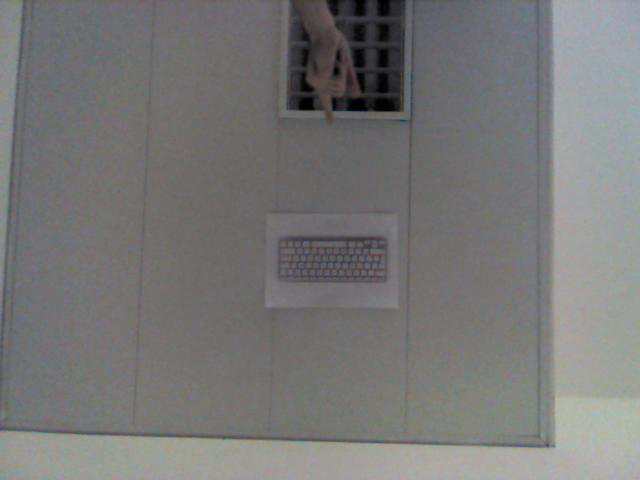
#> input picture frame 10 of Proj/KeyboardDetection/VideoColor.avi, 640 x 480 px
$ python main.py   (older library calls are emulated)
#> lines starting #> are read from the running program, lines starting #| are printed output that depends on the picture; after the words box and inside, x2 and y2 are one past the last pixel; in counts of white or black regions, pixels touching at a corner belong together
#### Main file
#
## Filipe Gonçalves - 98083
## Paulo Pereira - 98430


# imports
import numpy as np
import cv2
import copy
import json
from functools import partial
import pcd

# range for keyboard segmentation
try:
    with open("limits.json") as f:
#> (reads Proj/KeyboardDetection/limits.json from the repository)
        data = json.load(f)
except:
    print(f"Error opening file, exiting...")
    exit(1)

# video capture
capture = cv2.VideoCapture('VideoColor.avi')


""" Applies binary threshould operation according to given ranges """
def processImage(ranges, image):
    # processing
    mins = np.array([ranges['B']['min'], ranges['G']['min'], ranges['R']['min']])
    maxs = np.array([ranges['B']['max'], ranges['G']['max'], ranges['R']['max']])

    # mask
    mask = cv2.inRange(image, mins, maxs)
    # conversion from numpy from uint8 to bool
    mask = mask.astype(bool)

    # process the image
    image_processed = copy.deepcopy(image)
    image_processed[np.logical_not(mask)] = 0

    # get binary image with threshold the values not in the mask
    _, image_processed = cv2.threshold(image_processed, 1, 255, cv2.THRESH_BINARY)

    return image_processed


""" Keyboard centroid detection """
def findCentroid(img_processed):
    connectivity = 4

    # Perform the operation
    nb_components, output, stats, centroids = cv2.connectedComponentsWithStats(cv2.cvtColor(img_processed, cv2.COLOR_BGR2GRAY), connectivity, cv2.CV_32S)

    height, width = img_processed.shape[0:2]

    middle_centroid = (int(width/2), int(height/2))
    cv2.circle(img_processed, middle_centroid, 1, (0,255,0), -1)

    # get labels by max area value
    max_labels = sorted([(i, stats[i, cv2.CC_STAT_AREA], [(stats[i][0],stats[i][1]),(stats[i][0]+stats[i][2],stats[i][1]+stats[i][3])]) for i in range(0, nb_components)], key=lambda x: x[1], reverse=True)

    # print green boxes around the objects found
    objects = []
    for label in max_labels:
        # whole space -> we dont care
        if label[0] <= 1 or label[1] < 10:
            continue

        # draw the bounding rectangele around each object
        # cv2.rectangle(img_processed, label[2][0], label[2][1], (0,255,0), 2)
        objects.append(label)

    if len(objects) > 1:
        # objects is a list of all the usefull objects found in the processed image
        # biggest is the special keys: ESC and F1-11
        cv2.rectangle(img_processed, objects[0][2][0], objects[0][2][1], (255,0,0), 2)

        # # second biggest is the space bar
        # cv2.rectangle(img_processed, objects[1][2][0], objects[1][2][1], (0,0,255), 2)

    return objects[0]


""" Main function """
def main():

    lock = False

    cv2.namedWindow("Image")

    # get information for the keyboard and save it
    ret, frame = capture.read()

    # frames shape
    height,width,depth = frame.shape

    # mask to get only the middle rectangle with the keyboard
    mask = np.zeros(frame.shape[:2],np.uint8)
    mask[int(height/3):int(height/3)+int(height/3),int(width/3):int(width/3)+int(width/3)] = 255
    frame = cv2.bitwise_and(frame,frame,mask = mask)

    # binary threshold image
    img_processed = processImage(data["limits"], frame)

    # find and trim centroids
    keyboard_rect = findCentroid(img_processed)

    # # set keyboard values to squares
    # keyboard_values = keyboardValues(keyboard)

    cv2.imshow("Keyboard processed", img_processed)

    print("Press any key to start")
    cv2.waitKey(-1)

    cv2.destroyWindow("Keyboard processed")

    # pcd variables
    base_num_points = 0
    key_pressed = False
    key_pressed_started = 0
    frame_number = 1

    print("Starting....\n\n")

    while True:

        # get frame from the video
        ret, frame = capture.read()

        # wait for possible voluntary code break
        k = cv2.waitKey(1)

        if k == ord("q") or frame is None:
            break

        # identify if hand touches the base board
        base_num_points, keyboard_pressed = pcd.get_keypress(base_num_points, frame_number)

        # if the keyboard is not in the process of being pressed, but it should
        if keyboard_pressed and not key_pressed:
            key_pressed_started = frame_number
            key_pressed = True

        # finishing key press - in average it takes 20 frames, as it is less than a second (30fps)
        if key_pressed and frame_number > key_pressed_started + 20:
            key_pressed = False

        # pressing key - in average it takes a little less than half the time of a key press, as there is always a little time of preassure
        if key_pressed and frame_number == key_pressed_started + 8:
            # identify if the pressure is in the same spot as the keyboard

            # mask to get only the middle rectangle with the keyboard
            mask = np.zeros(frame.shape[:2],np.uint8)
            mask[int(height/3):int(height/3)+int(height/3),int(width/3):int(width/3)+int(width/3)] = 255
            frame = cv2.bitwise_and(frame,frame,mask = mask)

            # binary threshold image
            img_processed = processImage(data["limits"], frame)
            # find and trim centroids
            centroid = findCentroid(img_processed)

            # if the frame centroid is different than the keyboard centroid, then the hand is in front of the keyboard
            # hand in front of the keyboard + hand in the base board of the keyboard => key press !!
            if centroid[2][0] != keyboard_rect[2][0] or centroid[2][1] != keyboard_rect[2][1]:
                print("Key pressed !!!")

        if k != -1:
            lock = not lock

        if not lock:
            # show the final image after processing, noise removal and find the centroids
            cv2.imshow('Image', frame)

        # frame number
        frame_number += 1


if __name__ == "__main__":
    main()
#> in main, frame is the input picture: shape (480, 640, 3); mean B, G, R 119.3, 119.4, 119.8
#> in main, `frame = cv2.bitwise_and(frame,frame,mask = mask)`:
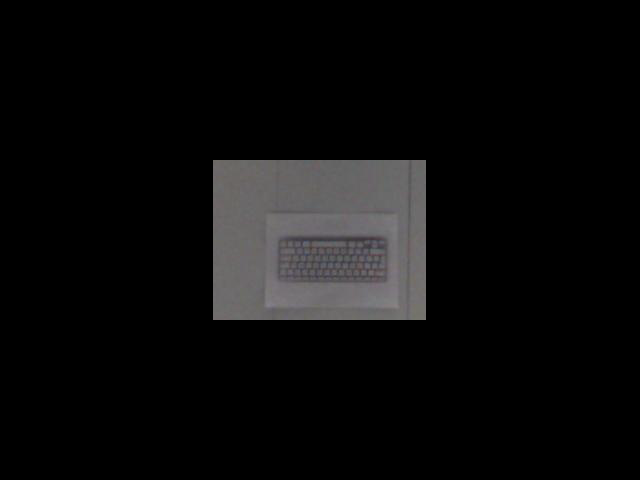
#> frame: shape (480, 640, 3); mean B, G, R 11.6, 11.4, 11.7
#> in processImage, `mins = np.array([ranges['B']['min'], ranges['G']['min'], ranges['R']['..`: mins = [82, 75, 86]
#> in processImage, `maxs = np.array([ranges['B']['max'], ranges['G']['max'], ranges['R']['..`: maxs = [103, 96, 100]
#> in processImage, `mask = cv2.inRange(image, mins, maxs)`:
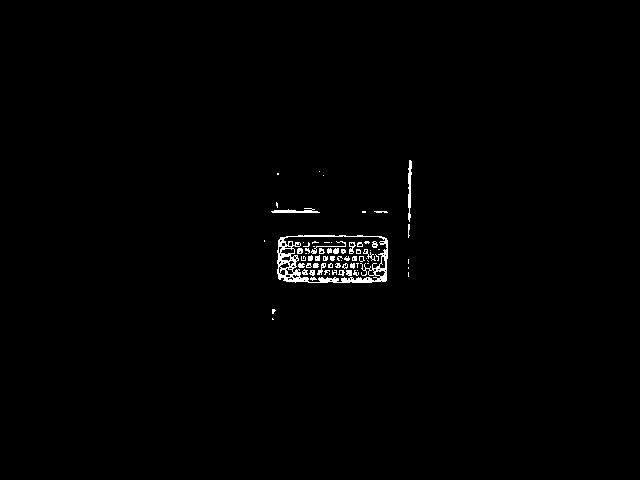
#> mask: shape (480, 640); 0.88% white in thin lines or dots, all inside (x1, y1, x2, y2) = (264, 160, 412, 320)
#> in processImage, `image_processed[np.logical_not(mask)] = 0`:
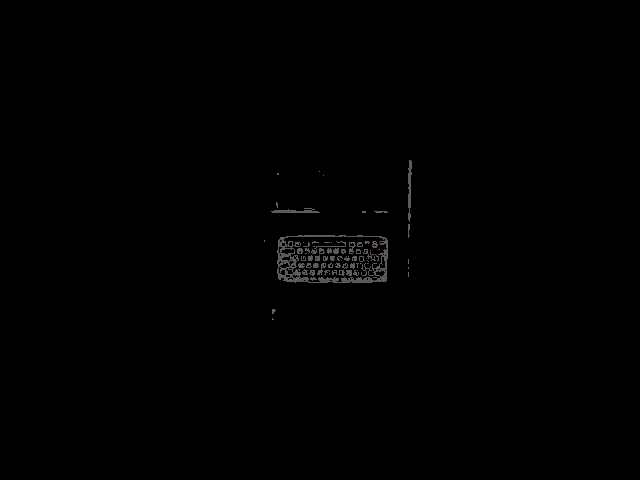
#> image_processed: shape (480, 640, 3); 10.21% of pixels changed, all inside (x1, y1, x2, y2) = (213, 160, 426, 320)
#> in findCentroid, `nb_components, output, stats, centroids = cv2.connectedComponentsWithS..`: output: shape (480, 640) int32; 72 distinct labels, from 0 to 71
#> in findCentroid, `nb_components, output, stats, centroids = cv2.connectedComponentsWithS..`: nb_components = 72; stats = 72 rows, first 6: [0, 0, 640, 480, 304497], [408, 160, 4, 62, 161], [319, 171, 1, 1, 1], [277, 173, 2, 2, 4], [323, 175, 1, 1, 1], [276, 202, 2, 6, 9]; centroids = 72 pairs, first value 264 to 409.2, second value 171 to 318.7
#> in findCentroid, `cv2.circle(img_processed, middle_centroid, 1, (0,255,0), -1)`: img_processed: shape (480, 640, 3); mean B, G, R 2.2, 2.2, 2.2
#> in findCentroid, `max_labels = sorted([(i, stats[i, cv2.CC_STAT_AREA], [(stats[i][0],sta..`: max_labels = 72 items
#> the loop in findCentroid, `for label in max_labels:` made 72 passes
#> label on passes 1 to 12: (0, 304497, [(0, 0), (640, 480)]), (10, 1313, [(277, 235), (388, 283)]), (1, 161, [(408, 160), (412, 222)]), (6, 137, [(271, 208), (320, 213)]), (13, 69, [(311, 241), (346, 254)]), (20, 44, [(349, 242), (356, 254)]), (30, 44, [(363, 249), (376, 261)]), (51, 44, [(317, 263), (326, 275)]), (64, 32, [(346, 270), (352, 276)]), (23, 30, [(297, 248), (303, 254)]), (27, 30, [(333, 248), (339, 254)]), (15, 28, [(372, 241), (378, 248)])
#> after the loop in findCentroid, `for label in max_labels:`: objects = 46 items
#> in findCentroid, `cv2.rectangle(img_processed, objects[0][2][0], objects[0][2][1], (255,..`:
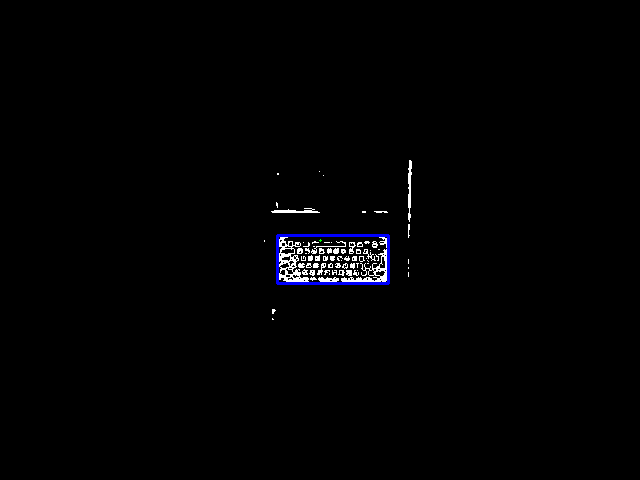
#> img_processed: shape (480, 640, 3); mean B, G, R 2.8, 2, 2
#> in main, `keyboard_rect = findCentroid(img_processed)`: keyboard_rect = (10, 1313, [(277, 235), (388, 283)])
#> (key q is pressed here)
    cv2.destroyAllWindows()
